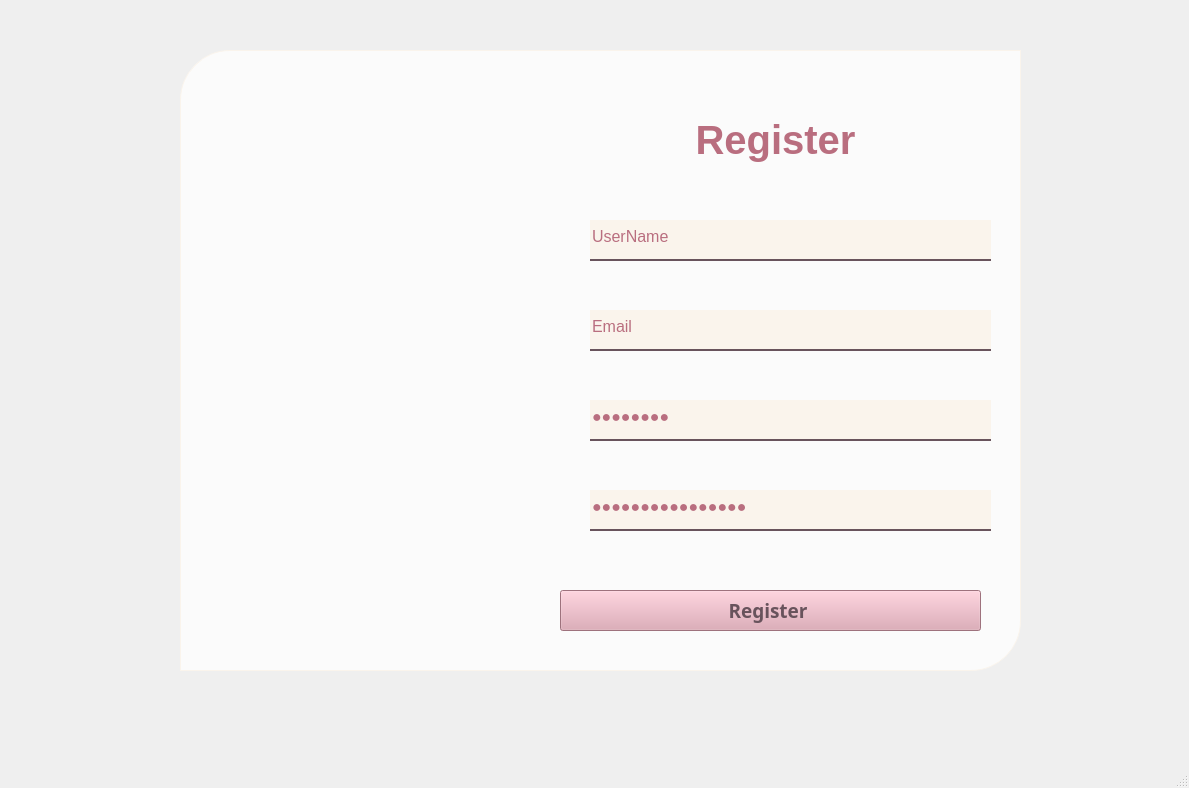
<?xml version="1.0" encoding="UTF-8"?>
<ui version="4.0">
 <class>MainWindow</class>
 <widget class="QMainWindow" name="MainWindow">
  <property name="geometry">
   <rect>
    <x>0</x>
    <y>0</y>
    <width>1189</width>
    <height>788</height>
   </rect>
  </property>
  <property name="maximumSize">
   <size>
    <width>1189</width>
    <height>788</height>
   </size>
  </property>
  <property name="windowTitle">
   <string>MainWindow</string>
  </property>
  <widget class="QWidget" name="centralwidget">
   <widget class="QLabel" name="label">
    <property name="geometry">
     <rect>
      <x>0</x>
      <y>-10</y>
      <width>1191</width>
      <height>751</height>
     </rect>
    </property>
    <property name="autoFillBackground">
     <bool>false</bool>
    </property>
    <property name="styleSheet">
     <string notr="true">border-image: url(:/Background/Background.jpg);</string>
    </property>
    <property name="text">
     <string/>
    </property>
    <property name="pixmap">
     <pixmap>images/Background.jpg</pixmap>
    </property>
    <property name="scaledContents">
     <bool>true</bool>
    </property>
   </widget>
   <widget class="QLabel" name="label_2">
    <property name="geometry">
     <rect>
      <x>180</x>
      <y>50</y>
      <width>351</width>
      <height>621</height>
     </rect>
    </property>
    <property name="autoFillBackground">
     <bool>false</bool>
    </property>
    <property name="styleSheet">
     <string notr="true"> border-top-left-radius: 50px;     
    border-top-right-radius: 0px;    
    border-bottom-left-radius: 0px;    
    border-bottom-right-radius: 0px;  

  </string>
    </property>
    <property name="text">
     <string/>
    </property>
    <property name="textFormat">
     <enum>Qt::PlainText</enum>
    </property>
    <property name="pixmap">
     <pixmap resource="images/bg.qrc">:/Background/Logo.png</pixmap>
    </property>
    <property name="scaledContents">
     <bool>true</bool>
    </property>
    <property name="alignment">
     <set>Qt::AlignLeading|Qt::AlignLeft|Qt::AlignVCenter</set>
    </property>
    <property name="wordWrap">
     <bool>false</bool>
    </property>
   </widget>
   <widget class="QLabel" name="label_4">
    <property name="geometry">
     <rect>
      <x>180</x>
      <y>50</y>
      <width>841</width>
      <height>621</height>
     </rect>
    </property>
    <property name="styleSheet">
     <string notr="true">background-color: rgba(255, 255, 255, 192);
 
    padding: 10px;
 border: 1px solid #faf4ec; 
border-top-left-radius: 50px;
border-top-right-radius: 0px;      /* góc trên phải */
    border-bottom-left-radius: 0px;    /* góc dưới trái */
    border-bottom-right-radius: 50px;  /* góc dưới phải */</string>
    </property>
    <property name="text">
     <string/>
    </property>
   </widget>
   <widget class="QLabel" name="label_3">
    <property name="geometry">
     <rect>
      <x>670</x>
      <y>100</y>
      <width>211</width>
      <height>81</height>
     </rect>
    </property>
    <property name="font">
     <font>
      <pointsize>30</pointsize>
      <weight>75</weight>
      <bold>true</bold>
      <kerning>false</kerning>
     </font>
    </property>
    <property name="styleSheet">
     <string notr="true">color: rgb(185, 110, 127);</string>
    </property>
    <property name="text">
     <string>&lt;html&gt;&lt;head/&gt;&lt;body&gt;&lt;p align=&quot;center&quot;&gt;Register&lt;/p&gt;&lt;/body&gt;&lt;/html&gt;</string>
    </property>
   </widget>
   <widget class="QLineEdit" name="lineEditUserName">
    <property name="geometry">
     <rect>
      <x>590</x>
      <y>220</y>
      <width>401</width>
      <height>41</height>
     </rect>
    </property>
    <property name="font">
     <font>
      <pointsize>12</pointsize>
     </font>
    </property>
    <property name="styleSheet">
     <string notr="true">background-color: rgb(250, 244, 236);
    border: none;                                   /* Xóa viền mặc định */
    border-bottom:  2px solid rgba(104, 83, 92);
                         /* Màu chữ đen */
color: rgb(185, 110, 127);
    padding-bottom: 7px;                            /* Tạo khoảng cách giữa chữ và gạch */
</string>
    </property>
    <property name="text">
     <string>UserName</string>
    </property>
   </widget>
   <widget class="QLineEdit" name="lineEditPass">
    <property name="geometry">
     <rect>
      <x>590</x>
      <y>400</y>
      <width>401</width>
      <height>41</height>
     </rect>
    </property>
    <property name="font">
     <font>
      <pointsize>12</pointsize>
     </font>
    </property>
    <property name="styleSheet">
     <string notr="true">background-color: rgb(250, 244, 236);
    border: none;                                   /* Xóa viền mặc định */
    border-bottom:  2px solid rgba(104, 83, 92);
                         /* Màu chữ đen */
color: rgb(185, 110, 127);
    padding-bottom: 7px;                            /* Tạo khoảng cách giữa chữ và gạch */
</string>
    </property>
    <property name="text">
     <string>Password</string>
    </property>
    <property name="echoMode">
     <enum>QLineEdit::Password</enum>
    </property>
   </widget>
   <widget class="QPushButton" name="pushButtonRegister">
    <property name="geometry">
     <rect>
      <x>560</x>
      <y>590</y>
      <width>421</width>
      <height>41</height>
     </rect>
    </property>
    <property name="baseSize">
     <size>
      <width>0</width>
      <height>0</height>
     </size>
    </property>
    <property name="font">
     <font>
      <family>Segoe UI Semilight</family>
      <pointsize>14</pointsize>
      <weight>75</weight>
      <italic>false</italic>
      <bold>true</bold>
     </font>
    </property>
    <property name="styleSheet">
     <string notr="true">color: rgb(104, 83, 92);
background-color: rgb(221, 160, 175);</string>
    </property>
    <property name="text">
     <string>Register </string>
    </property>
    <property name="iconSize">
     <size>
      <width>40</width>
      <height>40</height>
     </size>
    </property>
   </widget>
   <widget class="QLineEdit" name="lineEditEmail">
    <property name="geometry">
     <rect>
      <x>590</x>
      <y>310</y>
      <width>401</width>
      <height>41</height>
     </rect>
    </property>
    <property name="font">
     <font>
      <pointsize>12</pointsize>
     </font>
    </property>
    <property name="styleSheet">
     <string notr="true">background-color: rgb(250, 244, 236);
    border: none;                                   /* Xóa viền mặc định */
    border-bottom:  2px solid rgba(104, 83, 92);
                         /* Màu chữ đen */
color: rgb(185, 110, 127);
    padding-bottom: 7px;                            /* Tạo khoảng cách giữa chữ và gạch */
</string>
    </property>
    <property name="text">
     <string>Email</string>
    </property>
   </widget>
   <widget class="QLineEdit" name="lineEditConfirmPass">
    <property name="geometry">
     <rect>
      <x>590</x>
      <y>490</y>
      <width>401</width>
      <height>41</height>
     </rect>
    </property>
    <property name="font">
     <font>
      <pointsize>12</pointsize>
     </font>
    </property>
    <property name="styleSheet">
     <string notr="true">background-color: rgb(250, 244, 236);
    border: none;                                   /* Xóa viền mặc định */
    border-bottom:  2px solid rgba(104, 83, 92);
                         /* Màu chữ đen */
color: rgb(185, 110, 127);
    padding-bottom: 7px;                            /* Tạo khoảng cách giữa chữ và gạch */
</string>
    </property>
    <property name="text">
     <string>Confirm Password</string>
    </property>
    <property name="echoMode">
     <enum>QLineEdit::Password</enum>
    </property>
   </widget>
   <widget class="QLabel" name="label_5">
    <property name="geometry">
     <rect>
      <x>550</x>
      <y>230</y>
      <width>31</width>
      <height>31</height>
     </rect>
    </property>
    <property name="text">
     <string/>
    </property>
    <property name="pixmap">
     <pixmap>images/ic_username.png</pixmap>
    </property>
    <property name="scaledContents">
     <bool>true</bool>
    </property>
   </widget>
   <widget class="QLabel" name="label_6">
    <property name="geometry">
     <rect>
      <x>550</x>
      <y>320</y>
      <width>31</width>
      <height>31</height>
     </rect>
    </property>
    <property name="text">
     <string/>
    </property>
    <property name="pixmap">
     <pixmap>images/ic_email.png</pixmap>
    </property>
    <property name="scaledContents">
     <bool>true</bool>
    </property>
   </widget>
   <widget class="QLabel" name="label_7">
    <property name="geometry">
     <rect>
      <x>550</x>
      <y>410</y>
      <width>31</width>
      <height>31</height>
     </rect>
    </property>
    <property name="text">
     <string/>
    </property>
    <property name="pixmap">
     <pixmap>images/ic_password.png</pixmap>
    </property>
    <property name="scaledContents">
     <bool>true</bool>
    </property>
   </widget>
   <widget class="QLabel" name="label_8">
    <property name="geometry">
     <rect>
      <x>550</x>
      <y>490</y>
      <width>31</width>
      <height>31</height>
     </rect>
    </property>
    <property name="text">
     <string/>
    </property>
    <property name="pixmap">
     <pixmap>images/ic_confirmpass.png</pixmap>
    </property>
    <property name="scaledContents">
     <bool>true</bool>
    </property>
   </widget>
   <zorder>label</zorder>
   <zorder>label_4</zorder>
   <zorder>label_2</zorder>
   <zorder>label_3</zorder>
   <zorder>lineEditUserName</zorder>
   <zorder>lineEditPass</zorder>
   <zorder>pushButtonRegister</zorder>
   <zorder>lineEditEmail</zorder>
   <zorder>lineEditConfirmPass</zorder>
   <zorder>label_5</zorder>
   <zorder>label_6</zorder>
   <zorder>label_7</zorder>
   <zorder>label_8</zorder>
  </widget>
  <widget class="QMenuBar" name="menubar">
   <property name="geometry">
    <rect>
     <x>0</x>
     <y>0</y>
     <width>1189</width>
     <height>26</height>
    </rect>
   </property>
  </widget>
  <widget class="QStatusBar" name="statusbar"/>
 </widget>
 <resources>
  <include location="images/bg.qrc"/>
 </resources>
 <connections/>
</ui>
